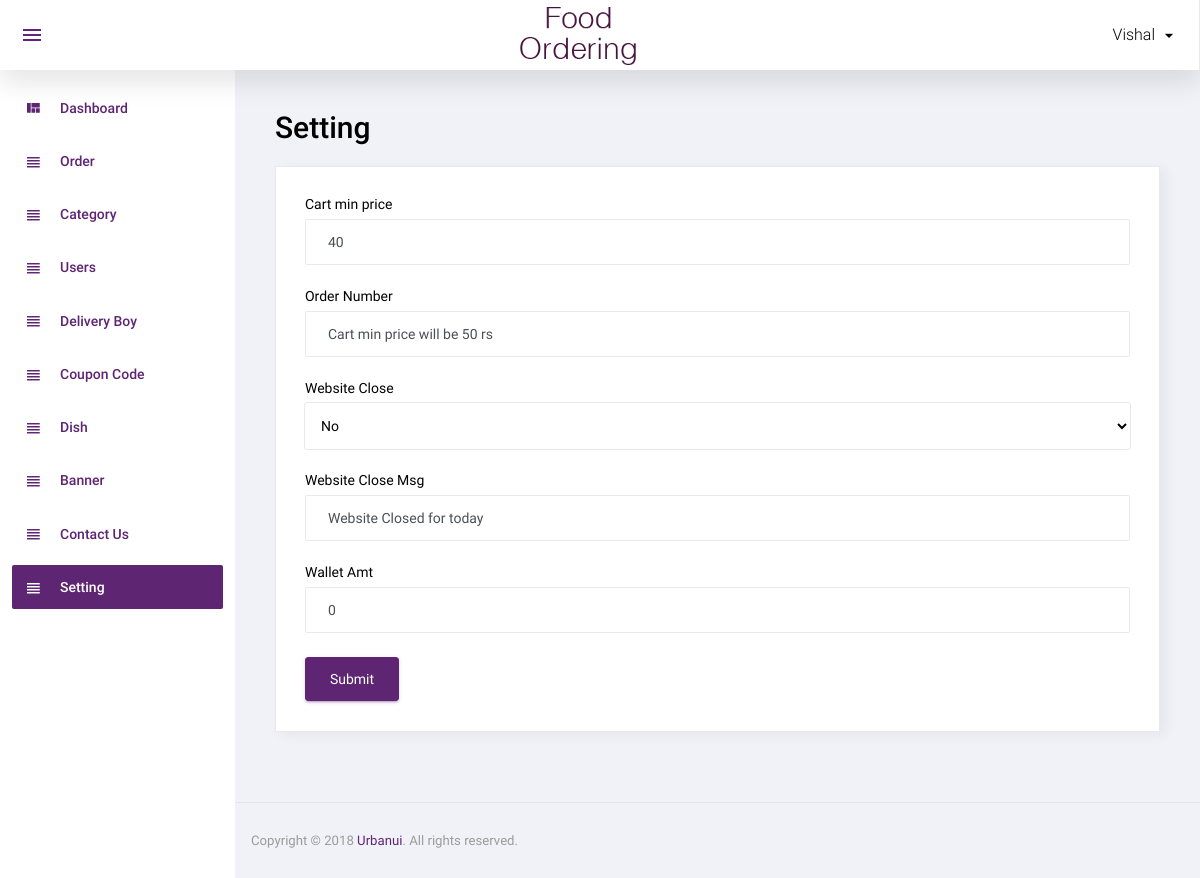
/admin/setting.php (signed in), run on the app's committed database.
### tables this page shows
CREATE TABLE `setting` (
  `id` int(11) NOT NULL,
  `cart_min_price` int(11) NOT NULL,
  `cart_min_price_msg` varchar(250) NOT NULL,
  `website_close` int(11) NOT NULL,
  `wallet_amt` int(11) NOT NULL,
  `website_close_msg` varchar(250) NOT NULL
);

### admin/setting.php (the view, shortened to what this page needs)
<?php
include('top.php');
$row=mysqli_fetch_assoc(mysqli_query($con,"select * from setting where id='1'"));
$cart_min_price=$row['cart_min_price'];
$cart_min_price_msg=$row['cart_min_price_msg'];
$website_close=$row['website_close'];
$website_close_msg=$row['website_close_msg'];
$wallet_amt=$row['wallet_amt'];
$websiteCloseArr=array('No','Yes');
?>
<div class="row">
			<h1 class="grid_title ml10 ml15">Setting</h1>
            <div class="col-12 grid-margin stretch-card">
              <div class="card">
                <div class="card-body">
                  <form class="forms-sample" method="post">
                    <div class="form-group">
                      <label for="exampleInputName1">Cart min price</label>
                      <input type="text" class="form-control" placeholder="Cart min price" name="cart_min_price" required value="<?php echo $cart_min_price?>">
                    </div>
                    <div class="form-group">
                      <label for="exampleInputEmail3" required>Order Number</label>
                      <input type="textbox" class="form-control" placeholder="Cart min price msg" name="cart_min_price_msg"  value="<?php echo $cart_min_price_msg?>">
                    </div>
					<div class="form-group">
                      <label for="exampleInputEmail3" required>Website Close</label>
                      <select name="website_close" class="form-control">
						<?php foreach($websiteCloseArr as $key=>$val){
							if($website_close==$key){
								echo "<option value='$key' selected='selected'>$val</option>";
							}else{
								echo "<option value='$key'>$val</option>";
							}
						} ?>
                    </div>
					<div class="form-group">
                      <label for="exampleInputEmail3" required>Website Close Msg</label>
                      <input type="textbox" class="form-control" placeholder="Website close msg" name="website_close_msg"  value="<?php echo $website_close_msg?>">
                    </div>
					<div class="form-group">
                      <label for="exampleInputEmail3" required>Wallet Amt</label>
                      <input type="textbox" class="form-control" placeholder="Website close msg" name="wallet_amt"  value="<?php echo $wallet_amt?>">
                    </div>
                    <button type="submit" class="btn btn-primary mr-2" name="submit">Submit</button>
                  </form>
                </div>
              </div>
            </div>
		 </div>
<?php include('footer.php');?>

### data on the page
setting: cart_min_price "40", cart_min_price_msg "Cart min price will be 50 rs", website_close "No", website_close_msg "Website Closed for today", wallet_amt "0"

### other printed values
$_SESSION['ADMIN_USER'] "Vishal"
